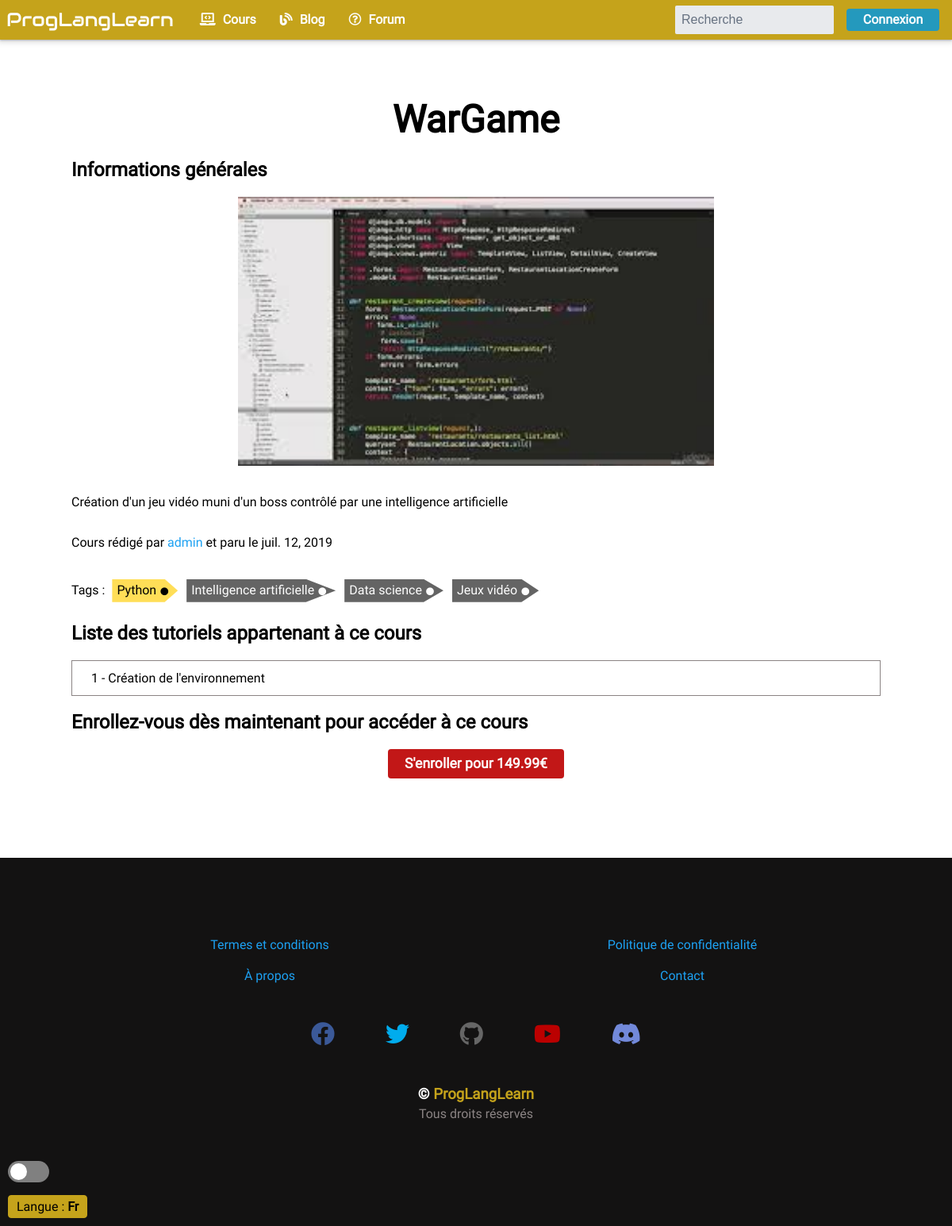
The page /courses/1/ on the database its author committed.
### courses/models.py (models this page shows, shortened)
class Course(models.Model):
    author = models.ForeignKey(
        User, on_delete=models.SET_NULL, null=True, verbose_name=_("Auteur"), related_name='courses')
    title = models.CharField(max_length=150, verbose_name=_("Titre du cours"))
    thumbnail = models.ImageField(
        upload_to='course_thumbnail/', verbose_name=_("Vignette/vidéo d'introduction"))
    languages = models.ManyToManyField(
        Language, verbose_name=_("Langages utilisés"))
    tags = models.ManyToManyField(
        Tag, verbose_name=_("Catégories"), blank=True)
    difficulty = models.CharField(
        max_length=1, choices=DIFFICULTY_CHOICES, verbose_name=_("Difficulté"))
    content_introduction = HTMLField(
        verbose_name=_("Contenu d'introduction"))
    pdf = models.FileField(upload_to="pdf_course/",
                           verbose_name=_("Version PDF du cours"), blank=True, null=True, validators=[FileExtensionValidator(allowed_extensions=['pdf'])])
    published_date = models.DateField(
        verbose_name=_("Date de publication"))
    old_price = models.DecimalField(default=0, verbose_name=_(
        "Prix (ou ancien prix si nouveau)"), decimal_places=2, max_digits=6)
    new_price = models.DecimalField(verbose_name=_(
        "Nouveau prix"), null=True, blank=True, decimal_places=2, max_digits=6)
    students = models.ManyToManyField(User, verbose_name=_(
        "Étudiants enrollés"), blank=True)
    objects = CourseManager()
    class Meta:
        ordering = ['-published_date', 'title']
        verbose_name = _("Cours")
        verbose_name_plural = _("Cours")
    def get_all_downloadable_resources(self):
        count = 0
        for tut in self.get_tutorials():
            if tut.resources.is_exists():
                count += 1
        return count
    def get_tutorials(self):
        return self.tutorial.all()

class Tutorial(models.Model):
    course = models.ForeignKey(
        Course, on_delete=models.CASCADE, verbose_name=_("Cours rattaché"), related_name='tutorial')
    title = models.CharField(
        max_length=100, verbose_name=_("Titre du tutoriel"))
    content = HTMLField(verbose_name=_("Contenu du tutoriel"))
    resources = models.FileField(verbose_name=_(
        "Ressources à déposer"), upload_to='resources/', null=True, blank=True, validators=[FileExtensionValidator(allowed_extensions=['zip', 'rar', 'tar.gz'])])
    experience = models.PositiveSmallIntegerField(
        verbose_name=_("Points d'expérience fournis"))
    published_date = models.DateTimeField(
        verbose_name=_("Date de publication"), null=True)
    views = models.BigIntegerField(verbose_name=_(
        "Nombre de vues"), blank=True, default=0)
    class Meta:
        ordering = ['-views', 'title', 'experience']
        verbose_name = _("Tutoriel")
        verbose_name_plural = _("Tutoriels")

### main/models.py (models this page shows, shortened)
class User(AbstractUser):
    REQUIRED_FIELDS = ['email']
    ip_address = models.GenericIPAddressField(
        verbose_name=_("Adresse IP"), null=True, blank=True)

class Language(models.Model):
    name = models.CharField(max_length=30, unique=True,
                            verbose_name=_("Nom du langage de programmation"))
    class Meta:
        verbose_name = _("Langage")

class Tag(models.Model):
    name = models.CharField(max_length=30, unique=True,
                            verbose_name=_("Nom du tag"))
    class Meta:
        verbose_name = _("Catégorie")

### courses/views.py (the view)
# urls.py: path('<int:id>/', CourseDetailView.as_view(), name='detail'),
class CourseDetailView(CourseObjectMixin, NavbarSearchMixin, DetailView):
    def get_context_data(self, **kwargs):
        context = super().get_context_data(**kwargs)
        try:
            ternary = True if self.request.user.profile in self.get_object(
            ).students.all() or self.request.user == self.get_object().author or self.request.user.is_staff else False
        except:
            ternary = False
        context['can_view'] = ternary
        context['navbar_search_form'] = self.form_navbar()
        return context

### main/forms.py
class NavbarSearchForm(forms.Form):
    q = forms.CharField(label=_("Recherche"), widget=forms.TextInput(attrs={
        'id': 'search',
        'placeholder': _("Recherche"),
        'name': 'q'
    }), required=False)

### courses/mixins.py (called while the page is built)
    def get_object(self):
        id = self.kwargs.get('id')
        obj = None
        if id is not None:
            obj = get_object_or_404(self.model, id=id)
        return obj

### courses/models.py (called while the page is built)
    def get_queryset(self):
        return CourseQuerySet(self.model, using=self._db)

### main/mixins.py (called while the page is built)
    def form_navbar(self):
        form = NavbarSearchForm()
        if form.is_valid():
            form = NavbarSearchForm(q=form.cleaned_data.get('q'))
        return form

### courses/templates/courses/course_detail.html (shortened to what this page needs)
{% extends 'base.html' %}
{% block main %}
<h1 class="large">{{ object.title }}</h1>
<section>
    <h2>Informations générales</h2>
    <figure>
        <img src="{{ object.thumbnail.url }}" alt="Vignette du cours">
    </figure>
    {{ object.content_introduction|safe }}
    <p>Cours rédigé par <a href="profile.html">{{ object.author.username }}</a> et paru le {{ object.published_date }}</p>
    <div>
        <div class="tags">
            Tags :
            {% for lang in course.languages.all %}
                {% if lang.name == 'C++' %}
                    <a class="tag cpp-tag" href="#" alt="{{ lang.name|upper }}">{{ lang.name }}</a>
                {% else %}
                    <a class="tag {{ lang.name|lower }}-tag" href="#" alt="{{ lang.name|upper }}">{{ lang.name }}</a>
                {% endif %}
            {% endfor %}
            {% for tag in course.tags.all %}
                <a class="tag" href="#" alt="{{ tag.name }}">{{ tag.name }}</a>
            {% endfor %}
        </div>
    </div>
</section>
<section>
    <h2>Liste des tutoriels appartenant à ce cours</h2>
    <ul class="tutorial-list">
        {% for tut in object.get_tutorials %}
            <li>{% if can_view %}<a href="{{ tut.get_absolute_url }}">{{ forloop.counter }} - {{ tut.title }}</a>{% else %}{{ forloop.counter }} - {{ tut.title }}{% endif %}</li>
        {% endfor %}
    </ul>
</section>
{% if not can_view %}
    <section>
        <h2>Enrollez-vous dès maintenant pour accéder à ce cours</h2>
        <div class="center-text">
            <a href="{% url 'courses:user-enrolling' id=object.id %}" class="btn btn__danger btn__large">S'enroller
                {% if object.new_price %}
                    {% if object.new_price == 0 %}
                        gratuitement
                    {% else %}
                        pour {{ object.new_price }}€
                    {% endif %}
                {% else %}
                    {% if object.old_price == 0 %}
                        gratuitement
                    {% else %}
                        pour {{ object.old_price }}€
                    {% endif %}
                {% endif %}
            </a>
        </div>
    </section>
{% endif %}
{% endblock main %}

### rows shown on the page
Course: title "WarGame", thumbnail (picture), content_introduction "Création d'un jeu vidéo muni d'un boss contrôlé par une intelligence artificielle", author.username "admin", published_date "juil. 12, 2019", new_price "149.99"
Language: name "Python"
Tag: name "Intelligence artificielle"
Tag: name "Data science"
Tag: name "Jeux vidéo"
Tutorial: title "Création de l'environnement"
